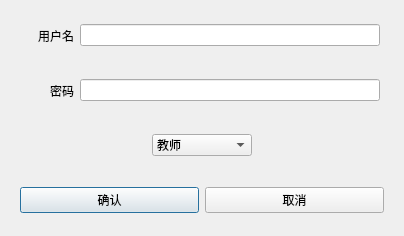
<?xml version="1.0" encoding="UTF-8"?>
<ui version="4.0">
 <class>DlgUserModify</class>
 <widget class="QDialog" name="DlgUserModify">
  <property name="geometry">
   <rect>
    <x>0</x>
    <y>0</y>
    <width>404</width>
    <height>236</height>
   </rect>
  </property>
  <property name="windowTitle">
   <string>添加用户</string>
  </property>
  <layout class="QVBoxLayout" name="verticalLayout">
   <item>
    <widget class="QWidget" name="widget_2" native="true">
     <layout class="QHBoxLayout" name="horizontalLayout_2">
      <item>
       <spacer name="horizontalSpacer_5">
        <property name="orientation">
         <enum>Qt::Horizontal</enum>
        </property>
        <property name="sizeHint" stdset="0">
         <size>
          <width>40</width>
          <height>20</height>
         </size>
        </property>
       </spacer>
      </item>
      <item>
       <widget class="QLabel" name="label_2">
        <property name="minimumSize">
         <size>
          <width>50</width>
          <height>0</height>
         </size>
        </property>
        <property name="text">
         <string>用户名</string>
        </property>
        <property name="alignment">
         <set>Qt::AlignRight|Qt::AlignTrailing|Qt::AlignVCenter</set>
        </property>
       </widget>
      </item>
      <item>
       <widget class="QLineEdit" name="leUserName">
        <property name="minimumSize">
         <size>
          <width>300</width>
          <height>0</height>
         </size>
        </property>
        <property name="maximumSize">
         <size>
          <width>400</width>
          <height>16777215</height>
         </size>
        </property>
       </widget>
      </item>
      <item>
       <spacer name="horizontalSpacer_4">
        <property name="orientation">
         <enum>Qt::Horizontal</enum>
        </property>
        <property name="sizeHint" stdset="0">
         <size>
          <width>40</width>
          <height>20</height>
         </size>
        </property>
       </spacer>
      </item>
     </layout>
    </widget>
   </item>
   <item>
    <widget class="QWidget" name="widget_3" native="true">
     <layout class="QHBoxLayout" name="horizontalLayout_3">
      <item>
       <spacer name="horizontalSpacer_6">
        <property name="orientation">
         <enum>Qt::Horizontal</enum>
        </property>
        <property name="sizeHint" stdset="0">
         <size>
          <width>40</width>
          <height>20</height>
         </size>
        </property>
       </spacer>
      </item>
      <item>
       <widget class="QLabel" name="label_3">
        <property name="minimumSize">
         <size>
          <width>50</width>
          <height>0</height>
         </size>
        </property>
        <property name="text">
         <string>密码</string>
        </property>
        <property name="alignment">
         <set>Qt::AlignRight|Qt::AlignTrailing|Qt::AlignVCenter</set>
        </property>
       </widget>
      </item>
      <item>
       <widget class="QLineEdit" name="lePassword">
        <property name="minimumSize">
         <size>
          <width>300</width>
          <height>0</height>
         </size>
        </property>
        <property name="maximumSize">
         <size>
          <width>400</width>
          <height>16777215</height>
         </size>
        </property>
        <property name="echoMode">
         <enum>QLineEdit::PasswordEchoOnEdit</enum>
        </property>
       </widget>
      </item>
      <item>
       <spacer name="horizontalSpacer_3">
        <property name="orientation">
         <enum>Qt::Horizontal</enum>
        </property>
        <property name="sizeHint" stdset="0">
         <size>
          <width>40</width>
          <height>20</height>
         </size>
        </property>
       </spacer>
      </item>
     </layout>
    </widget>
   </item>
   <item>
    <widget class="QWidget" name="widget_4" native="true">
     <layout class="QHBoxLayout" name="horizontalLayout_4">
      <item>
       <spacer name="horizontalSpacer">
        <property name="orientation">
         <enum>Qt::Horizontal</enum>
        </property>
        <property name="sizeHint" stdset="0">
         <size>
          <width>40</width>
          <height>20</height>
         </size>
        </property>
       </spacer>
      </item>
      <item>
       <widget class="QComboBox" name="comboBoxAuthType">
        <property name="minimumSize">
         <size>
          <width>100</width>
          <height>0</height>
         </size>
        </property>
        <item>
         <property name="text">
          <string>教师</string>
         </property>
        </item>
        <item>
         <property name="text">
          <string>学生</string>
         </property>
        </item>
       </widget>
      </item>
      <item>
       <spacer name="horizontalSpacer_2">
        <property name="orientation">
         <enum>Qt::Horizontal</enum>
        </property>
        <property name="sizeHint" stdset="0">
         <size>
          <width>40</width>
          <height>20</height>
         </size>
        </property>
       </spacer>
      </item>
     </layout>
    </widget>
   </item>
   <item>
    <widget class="QWidget" name="widget" native="true">
     <layout class="QHBoxLayout" name="horizontalLayout">
      <item>
       <widget class="QPushButton" name="btnSave">
        <property name="text">
         <string>确认</string>
        </property>
       </widget>
      </item>
      <item>
       <widget class="QPushButton" name="btnCancel">
        <property name="text">
         <string>取消</string>
        </property>
       </widget>
      </item>
     </layout>
    </widget>
   </item>
  </layout>
 </widget>
 <resources/>
 <connections/>
</ui>
